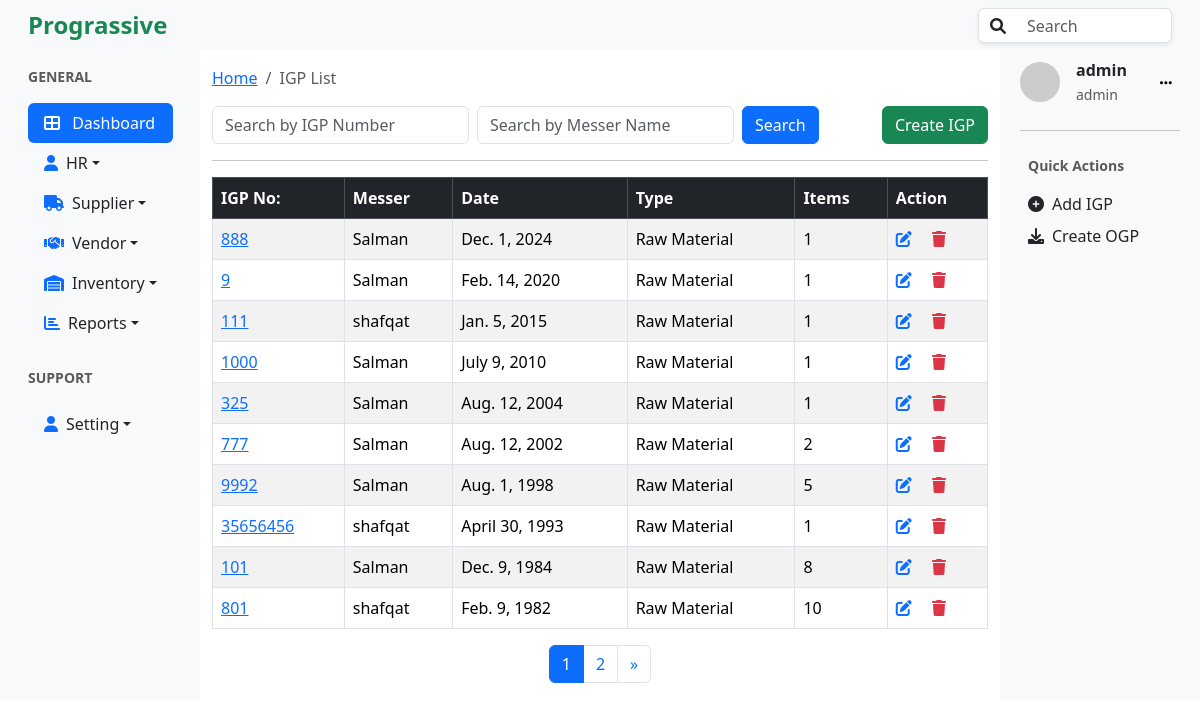
Screenshot of /igp/list/ (signed in) with the database file from the repository.
### igp/models.py (models this page shows, shortened)
class IGP(models.Model):
    igp_number = models.CharField(max_length=20, unique=True)
    messer = models.ForeignKey(Supplier,on_delete=models.CASCADE)
    date = models.DateField(default=timezone.now)
    vehicle_number = models.CharField(max_length=20, blank=True, null=True)
    vehicle_type = models.CharField(max_length=50, blank=True, null=True)
    driver_name = models.CharField(max_length=50, blank=True, null=True)
    driver_contact = models.CharField(max_length=15, blank=True, null=True)
    category=models.ForeignKey(Category, on_delete=models.CASCADE)
    address=models.CharField(max_length=100, null=False, blank=False)

### suppliers/models.py (models this page shows)
class Supplier(models.Model):
    name=models.CharField(max_length=20, blank=False, unique=True)
    phone=models.CharField(max_length=15)
    address =models.CharField(max_length=100, blank=True, null=True)
    def __str__(self):
        return self.name

### categories/models.py (models this page shows)
class Category(models.Model):
    name=models.CharField(max_length=30, null=False, blank=False, unique=True)
    description = models.TextField(null=True, blank=True)
    def __str__(self):
        return self.name

### accounts/models.py (models this page shows, shortened)
class User(AbstractUser):
    role = models.ForeignKey(Role, on_delete=models.SET_NULL, null=True, blank=True)

class Role(models.Model):
    ADMIN = 'admin'
    HR = 'hr'
    STAFF = 'staff'
    ROLE_CHOICES = [
        (ADMIN, 'Admin'),
        (HR, 'HR'),
        (STAFF, 'Staff'),
    ]
    name = models.CharField(max_length=50, choices=ROLE_CHOICES, default=STAFF)
    description = models.TextField(blank=True)
    def __str__(self):
        return self.name

### igp/views.py (the view)
# urls.py: path('list/',views.igp_list, name="igp_list"),
@login_required
@role_required('staff','hr','admin')
def igp_list(request):
    filters = {
        'igp_number': 'igp_number',
        'messer__name':'messer',
    }
    igp_list, search_params = search_and_paginate(
        request,
        model=IGP,
        filters=filters,
        ordering='-date',
        per_page=10,
    )
    return render(request, 'igp_list.html', {
        'igp_list': igp_list,
        'search_params': search_params,
        'search_active': bool(search_params),
    })

### utils/helpers.py (called while the page is built)
def search_and_paginate(request, model, filters=None, ordering=None, per_page=10):
    query = Q()
    search_params = {}
    if filters:
        for field, value in filters.items():
            search_value = request.GET.get(value, '').strip()
            if search_value:
                query &= Q(**{f"{field}__icontains": search_value})
                search_params[value] = search_value
    queryset = model.objects.filter(query).order_by(ordering if ordering else '-id')
    paginator = Paginator(queryset, per_page)
    page_number = request.GET.get('page')
    paginated_queryset = paginator.get_page(page_number)
    return paginated_queryset, search_params

### igp/templates/igp_list.html (shortened to what this page needs)
{% extends 'base.html' %}
{% block content %}
<nav aria-label="breadcrumb" class="my-3">
  <ol class="breadcrumb">
    <li class="breadcrumb-item"><a href="#">Home</a></li>
    <li class="breadcrumb-item active" aria-current="page">IGP List</li>
  </ol>
</nav>
<div class="d-flex justify-content-between align-items-center mb-3">
    <form class="d-flex" method="GET" action="{% url 'igp_list' %}">
        <input type="text" name="igp_number" class="form-control me-2" placeholder="Search by IGP Number" value="{{ request.GET.igp_number|default_if_none:'' }}">
        <input type="text" name="messer" class="form-control me-2" placeholder="Search by Messer Name" value="{{ request.GET.messer|default_if_none:'' }}">
        <button type="submit" class="btn btn-primary">Search</button>
    </form>
    <a href="{% url 'create_igp' %}" class="btn btn-success">Create IGP</a>
</div>
<hr />
<div class="table-responsive">
    <table class="table table-bordered table-striped table-hover">
        <thead class="table-dark">
            <tr>
                <th scope="col">IGP No:</th>
                <th scope="col">Messer</th>
                <th scope="col">Date</th>
                <th scope="col">Type</th>
                <th scope="col">Items</th>
                <th scope="col">Action</th>
            </tr>
        </thead>
        <tbody>
            {% for igp in igp_list %}
                <tr>
                    <td><a href="{% url 'igp_item_list' igp.igp_number %}" >
                        {{ igp.igp_number }} </a></td>
                    <td>{{ igp.messer }}</td>
                    <td>{{ igp.date }}</td>
                    <td>{{ igp.category }}</td>
                    <td>
                        {{ igp.items.count }}
                  </td>
                    <td>
                        <a href="{% url 'update_igp' igp.id %}" class="text-primary" title="Edit"><i class="fa fa-edit"></i></a>
                        <a href="{% url 'delete_igp' igp.id %}" class="text-danger ms-3" title="Delete"><i class="fa fa-trash"></i></a>
                    </td>
                </tr>
            {% endfor %}
        </tbody>
    </table>
</div>
<div class="d-flex justify-content-center">
  <nav aria-label="Page navigation">
      <ul class="pagination">
          {% for num in igp_list.paginator.page_range %}
          <li class="page-item {% if num == igp_list.number %}active{% endif %}">
              <a class="page-link" href="?page={{ num }}">{{ num }}</a>
          </li>
          {% endfor %}
          {% if igp_list.has_next %}
          <li class="page-item">
              <a class="page-link" href="?page={{ igp_list.next_page_number }}" aria-label="Next">
                  <span aria-hidden="true">&raquo;</span>
              </a>
          </li>
          {% endif %}
      </ul>
  </nav>
</div>
{% endblock %}

### templates/right_sidebar.html (shortened to what this page needs)
<div class=" bg-light p-2">
  <div class="d-flex align-items-center mb-4 ml-2">
    <img
      src="https://ui-avatars.com/api/?name={{user.username}}"
      alt="User Avatar"
      class="rounded-circle me-3"
      width="40"
    />
    <div>
      <p class="mb-0 fw-bold">{{user.username}}</p>
      <small class="text-muted">{{user.role}}</small>
    </div>
    <button class="btn btn-light btn-sm ms-auto" style="box-shadow: none; border:1px;">
      <i class="fa fa-ellipsis-h"></i>
    </button>
  </div>
  <hr />
  <div class="mb-4 p-2">
    <p class="text-muted small fw-bold">Quick Actions</p>
    <ul class="list-unstyled">
      <li class="mb-2">
        <a href="{% url 'create_igp'%}" class="d-flex align-items-center text-dark text-decoration-none">
          <i class="fa fa-plus-circle me-2"></i> Add IGP
        </a>
      </li>
      <li>
        <a href="#" class="d-flex align-items-center text-dark text-decoration-none">
          <i class="fa fa-download me-2"></i> Create OGP
        </a>
      </li>
    </ul>
  </div>
</div>

### rows the page displays
IGP: igp_number "888", messer "Salman", date "Dec. 1, 2024", category "Raw Material", items.count "1"
IGP: igp_number "9", messer "Salman", date "Feb. 14, 2020", category "Raw Material", items.count "1"
IGP: igp_number "111", messer "shafqat", date "Jan. 5, 2015", category "Raw Material", items.count "1"
IGP: igp_number "1000", messer "Salman", date "July 9, 2010", category "Raw Material", items.count "1"
IGP: igp_number "325", messer "Salman", date "Aug. 12, 2004", category "Raw Material", items.count "1"
IGP: igp_number "777", messer "Salman", date "Aug. 12, 2002", category "Raw Material", items.count "2"
IGP: igp_number "9992", messer "Salman", date "Aug. 1, 1998", category "Raw Material", items.count "5"
IGP: igp_number "35656456", messer "shafqat", date "April 30, 1993", category "Raw Material", items.count "1"
IGP: igp_number "101", messer "Salman", date "Dec. 9, 1984", category "Raw Material", items.count "8"
IGP: igp_number "801", messer "shafqat", date "Feb. 9, 1982", category "Raw Material", items.count "10"
User: username "admin", role "admin"

### other values shown
{{ num }} "1" "2"
